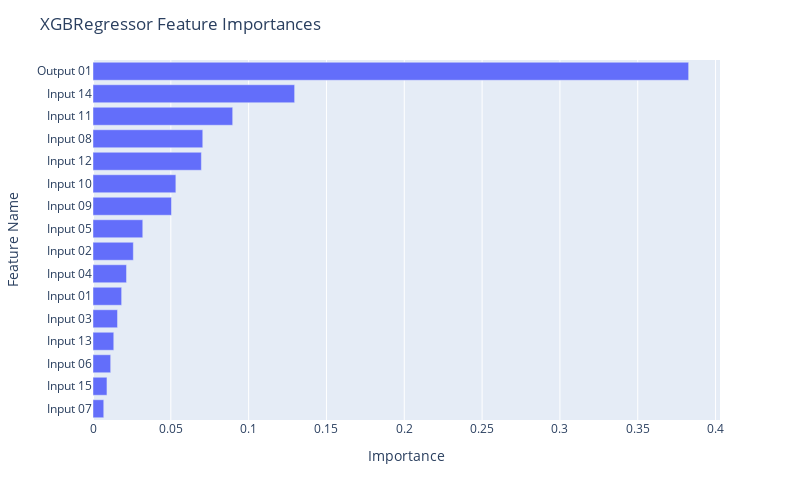

The notebook cell saved with this chart:
### Code cell
fig = px.bar(df_xgb, x="Importance", y="Feature Name")

fig.update_layout(
    autosize=False,
    width=800,
    height=500,
    title_text=f"XGBRegressor Feature Importances",
    yaxis={'categoryorder':'total ascending'}
)

fig.show()

### Figure 1 — Plotly figure (JSON) as saved in the notebook; plotly's stock layout.template omitted (floating-point values rounded to 4 significant figures)
{"data": [{"alignmentgroup": "True", "hovertemplate": "Importance=%{x}<br>Feature Name=%{y}<extra></extra>", "legendgroup": "", "marker": {"color": "#636efa", "pattern": {"shape": ""}}, "name": "", "offsetgroup": "", "orientation": "h", "showlegend": false, "textposition": "auto", "type": "bar", "x": [0.3827, 0.1296, 0.08975, 0.07053, 0.06963, 0.05324, 0.05042, 0.03198, 0.02591, 0.02153, 0.0184, 0.01575, 0.01334, 0.01136, 0.008968, 0.006916], "xaxis": "x", "y": ["Output 01", "Input 14", "Input 11", "Input 08", "Input 12", "Input 10", "Input 09", "Input 05", "Input 02", "Input 04", "Input 01", "Input 03", "Input 13", "Input 06", "Input 15", "Input 07"], "yaxis": "y"}], "layout": {"autosize": false, "barmode": "relative", "height": 500, "legend": {"tracegroupgap": 0}, "margin": {"t": 60}, "title": {"text": "XGBRegressor Feature Importances"}, "width": 800, "xaxis": {"anchor": "y", "autorange": true, "domain": [0, 1], "range": [0, 0.4029], "title": {"text": "Importance"}, "type": "linear"}, "yaxis": {"anchor": "x", "autorange": true, "categoryorder": "total ascending", "domain": [0, 1], "range": [-0.5, 15.5], "title": {"text": "Feature Name"}, "type": "category"}}}
